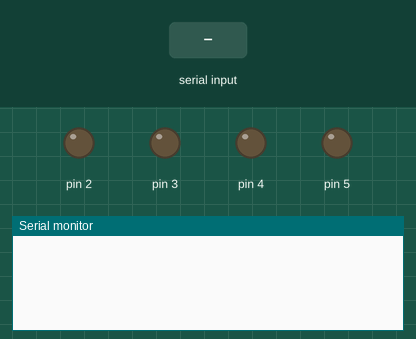
This sketch was run on a simulated Arduino Uno, built with avr-gcc and run on an emulated ATmega328P. Shown: output pins drawn as LEDs (lit = HIGH), the last lines printed to the serial monitor. The inputs (shaded band) are chosen by the test bench.

Above: at 1.2 s.
1.3 s: "w" received over Serial
At 2.3 s:
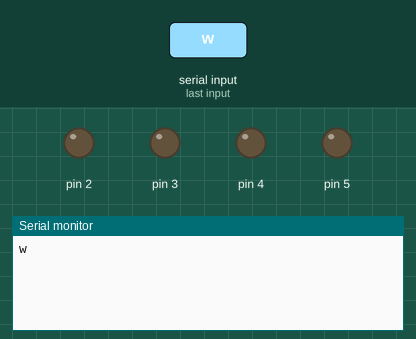
2.8 s: "q" received over Serial
At 3.4 s:
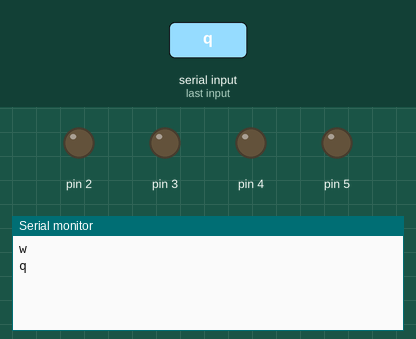
4.3 s: "s" received over Serial
At 5.7 s:
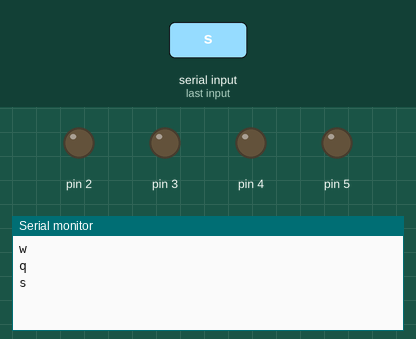

Measured:
- after the input at 1.3 s, the serial monitor: prints a new line at once (image 1)
- after the input at 2.8 s, the serial monitor: prints a new line at once (image 2)
- after the input at 4.3 s, the serial monitor: prints a new line at once (image 3)

The sketch:

sketch_nov15a.ino
```cpp
const byte N1 = 5;

const byte N2 = 4;

const byte N3 = 3;

const byte N4 = 2;

void setup() {

  Serial.begin(9600);

  for (byte pin = 2; pin < 6; pin++) {

    pinMode(pin, OUTPUT);

  }

}

void loop() {


  if (Serial.available() > 0) {


    char comando = Serial.read();

    Serial.println(comando);


    if (comando == 'w') {       //Comando tanque para frente

      direcao(0, 1, 0, 1);      //Chamada da função direção N1=0, N2=1, N3=0, N4=1

    }

    else if (comando == 'q') {  //Comando tanque parado

      direcao(0, 0, 0, 0);      //Chamada da função direção N1=0, N2=0, N3=0, N4=0

    }

    else if (comando == 's') {  //Comando tanque ré

      direcao(1, 0, 1, 0);      //Chamada da função direção N1=1, N2=0, N3=1, N4=0

    }

    else if (comando == 'd') {  //Comando tanque para direita

      direcao(0, 1, 1, 0);      //Chamada da função direção N1=0, N2=1, N3=1, N4=0

    }

    else if (comando == 'a') {  //Comando tanque para esquerda

     direcao(1, 0, 0, 1);      //Chamada da função direção N1=1, N2=0, N3=0, N4=1

    }

  }

}

void direcao(byte N1, byte N2, byte N3, byte N4) {

  digitalWrite(11, N1); //Motor Esquerdo

  digitalWrite(6, N2);

  digitalWrite(7, N3);  //Motor Direito

  digitalWrite(8, N4);

}

 
```
